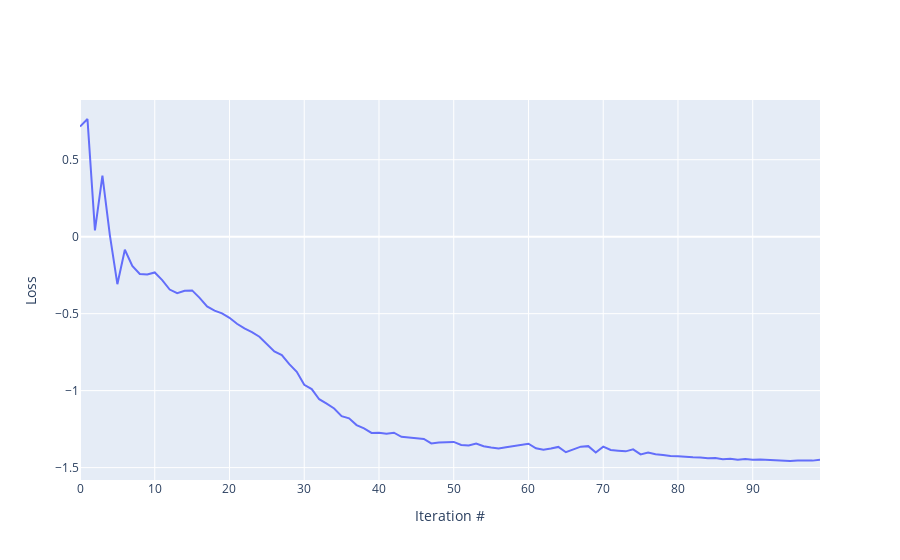

Here is the notebook cell this chart was saved with:
### Markdown cell above
### Training by example
Time to train the model. We first "train by example" by computing only the ML loss. This loss essentially maximizes the likelihood of our input configurations in the latent space Gaussian distribution. 

In contrast, the KL loss promotes sampling of low-energy states; it also includes an entropic contribution to penalize repeated sampling of the same stable state.

### Code cell
optimizer = torch.optim.Adam([p for p in model.parameters() if p.requires_grad==True], lr=lr1) 
training_set = training_set.astype('float32')
trainloader = data.DataLoader(dataset=training_set, batch_size=batch_size1)

losses = [] # for visualizing loss as a function of iteration number rather than epoch number
t = 0 # iteration count

while t < iter1:
    for batch in trainloader:  

        # Custom ML loss function
        loss = model.loss_ml(batch) 
        losses.append(loss.item()) # save values for plotting later 
    
        # Training
        optimizer.zero_grad() # Set grads to zero, else PyTorch will accumulate gradients on each backprop
        loss.backward(retain_graph=True)
        optimizer.step()
        
        t = t + 1 # iteration count
        if t % 25 == 0:
            print('iter %s:' % t, 'loss = %.3f' % loss)

# Visualize loss
fig = go.Figure() # plotly reference: https://plot.ly/python/line-charts/
fig.add_trace(go.Scatter(x=np.arange(len(losses)), y=losses,
                    mode='lines',
                    name='lines'))

fig.update_layout(yaxis_title='Loss',
                   xaxis_title='Iteration #')

### Figure 1 — Plotly figure (JSON) as saved in the notebook; plotly's stock layout.template omitted (floating-point values rounded to 4 significant figures)
{"data": [{"mode": "lines", "name": "lines", "type": "scatter", "x": [0, 1, 2, 3, 4, 5, 6, 7, 8, 9, 10, 11, 12, 13, 14, 15, 16, 17, 18, 19, 20, 21, 22, 23, 24, 25, 26, 27, 28, 29, 30, 31, 32, 33, 34, 35, 36, 37, 38, 39, 40, 41, 42, 43, 44, 45, 46, 47, 48, 49, 50, 51, 52, 53, 54, 55, 56, 57, 58, 59, 60, 61, 62, 63, 64, 65, 66, 67, 68, 69, 70, 71, 72, 73, 74, 75, 76, 77, 78, 79, 80, 81, 82, 83, 84, 85, 86, 87, 88, 89, 90, 91, 92, 93, 94, 95, 96, 97, 98, 99], "y": [0.715, 0.7644, 0.04082, 0.3962, 0.00892, -0.3086, -0.08466, -0.1906, -0.2427, -0.246, -0.2322, -0.2821, -0.3433, -0.3672, -0.3512, -0.349, -0.3974, -0.4528, -0.4799, -0.4982, -0.5269, -0.5655, -0.5962, -0.6195, -0.6496, -0.6973, -0.7449, -0.7687, -0.8275, -0.8778, -0.9625, -0.9899, -1.056, -1.085, -1.116, -1.166, -1.18, -1.224, -1.245, -1.274, -1.273, -1.28, -1.273, -1.3, -1.303, -1.309, -1.314, -1.343, -1.337, -1.337, -1.333, -1.353, -1.356, -1.344, -1.361, -1.369, -1.376, -1.368, -1.36, -1.35, -1.345, -1.375, -1.384, -1.376, -1.365, -1.4, -1.383, -1.364, -1.36, -1.401, -1.363, -1.386, -1.39, -1.394, -1.381, -1.414, -1.403, -1.413, -1.418, -1.424, -1.425, -1.43, -1.433, -1.435, -1.439, -1.437, -1.446, -1.442, -1.45, -1.444, -1.45, -1.448, -1.45, -1.453, -1.45, -1.457, -1.453, -1.455, -1.455, -1.449]}], "layout": {"xaxis": {"title": {"text": "Iteration #"}}, "yaxis": {"title": {"text": "Loss"}}}}
